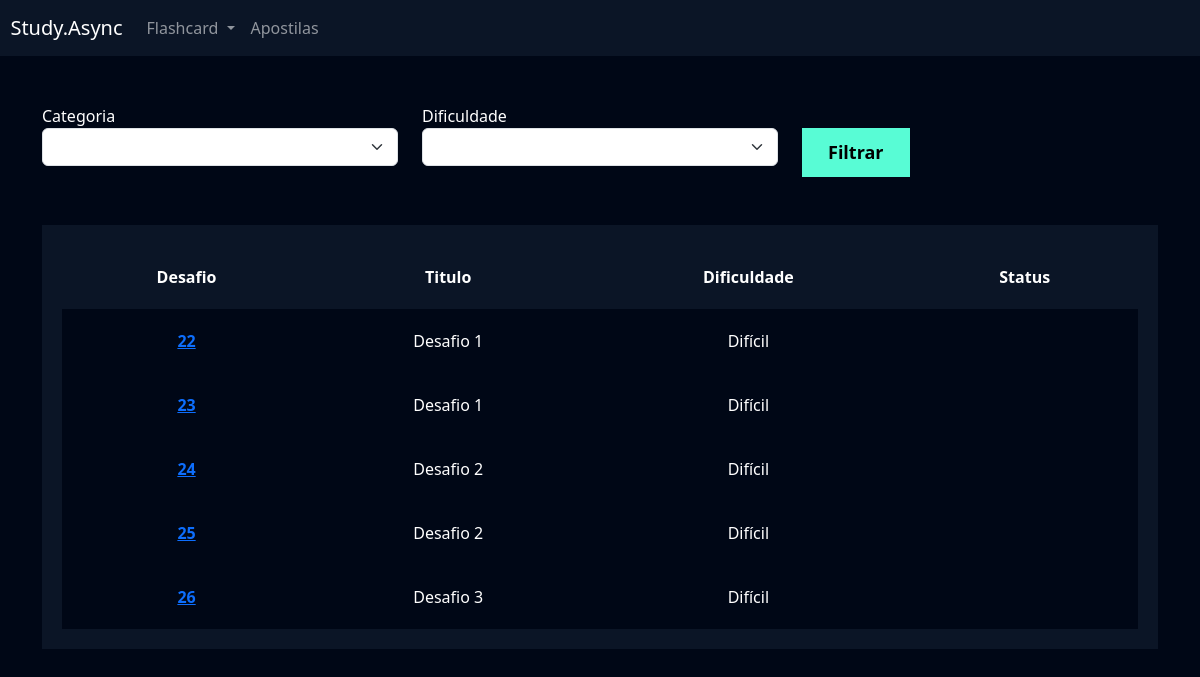
Page /flashcard/listar_desafio/ (signed in) on the committed database.
### flashcard/models.py (models this page shows, shortened)
class Desafio(models.Model):
    user = models.ForeignKey(User, on_delete=models.DO_NOTHING)
    titulo = models.CharField(max_length=100)
    categoria = models.ManyToManyField(Categoria)
    quantidade_perguntas = models.IntegerField()
    dificuldade = models.CharField(
        max_length=1, choices=Flashcard.DIFICULDADE_CHOICES
    )
    flashcards = models.ManyToManyField(FlashcardDesafio)

### flashcard/views.py (the view)
# urls.py: path('listar_desafio/', views.listar_desafio, name='listar_desafio'),
def listar_desafio(request):
    desafios = Desafio.objects.filter(user=request.user)
    return render(request, 'listar_desafio.html', {'desafios': desafios})

### flashcard/templates/listar_desafio.html (shortened to what this page needs)
{% extends "base.html" %}
{% load static %}
{% block 'cabecalho' %}
    <link href="{% static 'usuarios/css/cadastro.css' %}" rel="stylesheet">
    <link href="{% static 'flashcard/css/novo_flashcard.css' %}" rel="stylesheet">
    <link href="{% static 'flashcard/css/iniciar_desafio.css' %}" rel="stylesheet">
    <link href="{% static 'flashcard/css/desafio.css' %}" rel="stylesheet">
    <link href='https://unpkg.com/boxicons@2.1.4/css/boxicons.min.css' rel='stylesheet'>
{% endblock 'cabecalho' %}
{% block 'conteudo' %}
    {% include "partials/header.html" %}
    <div class="container">
        <br>
        <br>
        <div class="row">
            <div class="col-md">
                <form action="}" method="GET">
                <label for="">Categoria</label>
                <select name="categoria" class="form-select">
                </select>
            </div>
            <div class="col-md">
                <label for="">Dificuldade</label>
                <select name="dificuldade" class="form-select">
                </select>
            </div>
            <div class="col-md">
                <br>
                <input type="submit" value="Filtrar" class="btn-cadastro">
            </div>
        </div>
        <br>
        <br>
        <div class="box-listar">
            <table>
                <thead>
                  <tr>
                    <th scope="col">Desafio</th>
                    <th scope="col">Titulo</th>
                    <th scope="col">Dificuldade</th>
                    <th scope="col">Status</th>
                  </tr>
                </thead>
                <tbody>
                    {% for desafio in desafios %}
                        <tr class="linha">
                            <th><a href="{% url 'desafio' desafio.id %}">{{desafio.id}}</a></th>
                            <td>{{desafio.titulo}}</td>
                            <td>{{desafio.get_dificuldade_display}}</td>
                            <td>{{desafio.status}}</td>
                        </tr>
                  {% endfor %}
                </tbody>
              </table>
        </div>
    </div>
{% endblock 'conteudo' %}

### templates/static/geral/css/base.css (style rules this page uses)
:root { --main-color: #0b1526; --dark-color: #000716; --secondary-dark-color: rgb(15, 2, 26); --light-color: #00c1f3; --contrast-color: #f4c96b; --differential-color: #58fcd5; }
body { background-color: var(--dark-color) !important; color: white !important; }

### templates/static/usuarios/css/cadastro.css (style rules this page uses)
* { margin: 0; padding: 0; }
.btn-cadastro { padding: 10px; background-color: #58fcd5; border: none; border: 1px solid #58fcd5; font-size: 18px; font-weight: bold; padding-left: 25px; padding-right: 25px; }

### templates/static/flashcard/css/desafio.css (style rules this page uses)
.box-listar { background-color: #0b1526; padding: 20px; }
table { width: 100%; padding: 20px; text-align: center; }
.linha { height: 40px; background-color: var(--dark-color); padding: 20px; }
td, th { padding: 20px; }
tr { background-color: var(--main-color); }

### rows in the picture
Desafio: id "22", titulo "Desafio 1", dificuldade "Difícil"
Desafio: id "23", titulo "Desafio 1", dificuldade "Difícil"
Desafio: id "24", titulo "Desafio 2", dificuldade "Difícil"
Desafio: id "25", titulo "Desafio 2", dificuldade "Difícil"
Desafio: id "26", titulo "Desafio 3", dificuldade "Difícil"
